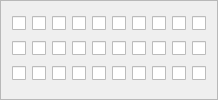
           <widget class="QFrame" name="frame1">
            <property name="frameShape">
             <enum>QFrame::StyledPanel</enum>
            </property>
            <property name="frameShadow">
             <enum>QFrame::Raised</enum>
            </property>
            <layout class="QGridLayout" name="gridLayout_6">
             <item row="1" column="3">
              <widget class="QCheckBox" name="checkBox24">
               <property name="text">
                <string/>
               </property>
               <attribute name="buttonGroup">
                <string notr="true">buttonGroup</string>
               </attribute>
              </widget>
             </item>
             <item row="2" column="2">
              <widget class="QCheckBox" name="checkBox43">
               <property name="text">
                <string/>
               </property>
               <attribute name="buttonGroup">
                <string notr="true">buttonGroup</string>
               </attribute>
              </widget>
             </item>
             <item row="0" column="6">
              <widget class="QCheckBox" name="checkBox7">
               <property name="text">
                <string/>
               </property>
               <attribute name="buttonGroup">
                <string notr="true">buttonGroup</string>
               </attribute>
              </widget>
             </item>
             <item row="2" column="3">
              <widget class="QCheckBox" name="checkBox44">
               <property name="text">
                <string/>
               </property>
               <attribute name="buttonGroup">
                <string notr="true">buttonGroup</string>
               </attribute>
              </widget>
             </item>
             <item row="2" column="4">
              <widget class="QCheckBox" name="checkBox45">
               <property name="text">
                <string/>
               </property>
               <attribute name="buttonGroup">
                <string notr="true">buttonGroup</string>
               </attribute>
              </widget>
             </item>
             <item row="0" column="3">
              <widget class="QCheckBox" name="checkBox4">
               <property name="text">
                <string/>
               </property>
               <attribute name="buttonGroup">
                <string notr="true">buttonGroup</string>
               </attribute>
              </widget>
             </item>
             <item row="1" column="0">
              <widget class="QCheckBox" name="checkBox21">
               <property name="text">
                <string/>
               </property>
               <attribute name="buttonGroup">
                <string notr="true">buttonGroup</string>
               </attribute>
              </widget>
             </item>
             <item row="2" column="5">
              <widget class="QCheckBox" name="checkBox46">
               <property name="text">
                <string/>
               </property>
               <attribute name="buttonGroup">
                <string notr="true">buttonGroup</string>
               </attribute>
              </widget>
             </item>
             <item row="1" column="2">
              <widget class="QCheckBox" name="checkBox23">
               <property name="text">
                <string/>
               </property>
               <attribute name="buttonGroup">
                <string notr="true">buttonGroup</string>
               </attribute>
              </widget>
             </item>
             <item row="1" column="9">
              <widget class="QCheckBox" name="checkBox30">
               <property name="text">
                <string/>
               </property>
               <attribute name="buttonGroup">
                <string notr="true">buttonGroup</string>
               </attribute>
              </widget>
             </item>
             <item row="0" column="9">
              <widget class="QCheckBox" name="checkBox10">
               <property name="text">
                <string/>
               </property>
               <attribute name="buttonGroup">
                <string notr="true">buttonGroup</string>
               </attribute>
              </widget>
             </item>
             <item row="1" column="1">
              <widget class="QCheckBox" name="checkBox22">
               <property name="text">
                <string/>
               </property>
               <attribute name="buttonGroup">
                <string notr="true">buttonGroup</string>
               </attribute>
              </widget>
             </item>
             <item row="2" column="6">
              <widget class="QCheckBox" name="checkBox47">
               <property name="text">
                <string/>
               </property>
               <attribute name="buttonGroup">
                <string notr="true">buttonGroup</string>
               </attribute>
              </widget>
             </item>
             <item row="2" column="1">
              <widget class="QCheckBox" name="checkBox42">
               <property name="text">
                <string/>
               </property>
               <attribute name="buttonGroup">
                <string notr="true">buttonGroup</string>
               </attribute>
              </widget>
             </item>
             <item row="1" column="8">
              <widget class="QCheckBox" name="checkBox29">
               <property name="text">
                <string/>
               </property>
               <attribute name="buttonGroup">
                <string notr="true">buttonGroup</string>
               </attribute>
              </widget>
             </item>
             <item row="1" column="6">
              <widget class="QCheckBox" name="checkBox27">
               <property name="text">
                <string/>
               </property>
               <attribute name="buttonGroup">
                <string notr="true">buttonGroup</string>
               </attribute>
              </widget>
             </item>
             <item row="1" column="4">
              <widget class="QCheckBox" name="checkBox25">
               <property name="text">
                <string/>
               </property>
               <attribute name="buttonGroup">
                <string notr="true">buttonGroup</string>
               </attribute>
              </widget>
             </item>
             <item row="0" column="8">
              <widget class="QCheckBox" name="checkBox9">
               <property name="text">
                <string/>
               </property>
               <attribute name="buttonGroup">
                <string notr="true">buttonGroup</string>
               </attribute>
              </widget>
             </item>
             <item row="2" column="0">
              <widget class="QCheckBox" name="checkBox41">
               <property name="text">
                <string/>
               </property>
               <attribute name="buttonGroup">
                <string notr="true">buttonGroup</string>
               </attribute>
              </widget>
             </item>
             <item row="0" column="5">
              <widget class="QCheckBox" name="checkBox6">
               <property name="text">
                <string/>
               </property>
               <attribute name="buttonGroup">
                <string notr="true">buttonGroup</string>
               </attribute>
              </widget>
             </item>
             <item row="2" column="8">
              <widget class="QCheckBox" name="checkBox49">
               <property name="text">
                <string/>
               </property>
               <attribute name="buttonGroup">
                <string notr="true">buttonGroup</string>
               </attribute>
              </widget>
             </item>
             <item row="2" column="9">
              <widget class="QCheckBox" name="checkBox50">
               <property name="text">
                <string/>
               </property>
               <attribute name="buttonGroup">
                <string notr="true">buttonGroup</string>
               </attribute>
              </widget>
             </item>
             <item row="0" column="7">
              <widget class="QCheckBox" name="checkBox8">
               <property name="text">
                <string/>
               </property>
               <attribute name="buttonGroup">
                <string notr="true">buttonGroup</string>
               </attribute>
              </widget>
             </item>
             <item row="1" column="7">
              <widget class="QCheckBox" name="checkBox28">
               <property name="text">
                <string/>
               </property>
               <attribute name="buttonGroup">
                <string notr="true">buttonGroup</string>
               </attribute>
              </widget>
             </item>
             <item row="1" column="5">
              <widget class="QCheckBox" name="checkBox26">
               <property name="text">
                <string/>
               </property>
               <attribute name="buttonGroup">
                <string notr="true">buttonGroup</string>
               </attribute>
              </widget>
             </item>
             <item row="0" column="4">
              <widget class="QCheckBox" name="checkBox5">
               <property name="text">
                <string/>
               </property>
               <attribute name="buttonGroup">
                <string notr="true">buttonGroup</string>
               </attribute>
              </widget>
             </item>
             <item row="0" column="2">
              <widget class="QCheckBox" name="checkBox3">
               <property name="text">
                <string/>
               </property>
               <attribute name="buttonGroup">
                <string notr="true">buttonGroup</string>
               </attribute>
              </widget>
             </item>
             <item row="0" column="1">
              <widget class="QCheckBox" name="checkBox2">
               <property name="text">
                <string/>
               </property>
               <attribute name="buttonGroup">
                <string notr="true">buttonGroup</string>
               </attribute>
              </widget>
             </item>
             <item row="0" column="0">
              <widget class="QCheckBox" name="checkBox1">
               <property name="text">
                <string/>
               </property>
               <attribute name="buttonGroup">
                <string notr="true">buttonGroup</string>
               </attribute>
              </widget>
             </item>
             <item row="2" column="7">
              <widget class="QCheckBox" name="checkBox48">
               <property name="text">
                <string/>
               </property>
               <attribute name="buttonGroup">
                <string notr="true">buttonGroup</string>
               </attribute>
              </widget>
             </item>
            </layout>
           </widget>
